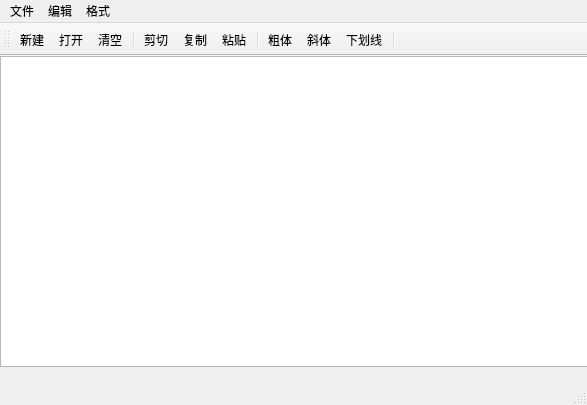
<?xml version="1.0" encoding="UTF-8"?>
<ui version="4.0">
 <class>QWMainWindow</class>
 <widget class="QMainWindow" name="QWMainWindow">
  <property name="geometry">
   <rect>
    <x>0</x>
    <y>0</y>
    <width>587</width>
    <height>405</height>
   </rect>
  </property>
  <property name="windowTitle">
   <string>QWMainWindow</string>
  </property>
  <widget class="QWidget" name="centralWidget">
   <widget class="QTextEdit" name="txtEdit">
    <property name="geometry">
     <rect>
      <x>0</x>
      <y>0</y>
      <width>591</width>
      <height>311</height>
     </rect>
    </property>
   </widget>
  </widget>
  <widget class="QMenuBar" name="menuBar">
   <property name="geometry">
    <rect>
     <x>0</x>
     <y>0</y>
     <width>587</width>
     <height>26</height>
    </rect>
   </property>
   <widget class="QMenu" name="menu">
    <property name="title">
     <string>文件</string>
    </property>
    <addaction name="actNew"/>
    <addaction name="actOpen"/>
    <addaction name="separator"/>
    <addaction name="actClose"/>
   </widget>
   <widget class="QMenu" name="menu_2">
    <property name="title">
     <string>编辑</string>
    </property>
    <addaction name="actCut"/>
    <addaction name="actCopy"/>
    <addaction name="actPaste"/>
    <addaction name="separator"/>
    <addaction name="actClear"/>
   </widget>
   <widget class="QMenu" name="menu_3">
    <property name="title">
     <string>格式</string>
    </property>
    <addaction name="actFontBold"/>
    <addaction name="actFontItalic"/>
    <addaction name="actFontUnderline"/>
    <addaction name="separator"/>
    <addaction name="actToolBarLab"/>
   </widget>
   <addaction name="menu"/>
   <addaction name="menu_2"/>
   <addaction name="menu_3"/>
  </widget>
  <widget class="QToolBar" name="mainToolBar">
   <attribute name="toolBarArea">
    <enum>TopToolBarArea</enum>
   </attribute>
   <attribute name="toolBarBreak">
    <bool>false</bool>
   </attribute>
   <addaction name="actNew"/>
   <addaction name="actOpen"/>
   <addaction name="actClear"/>
   <addaction name="separator"/>
   <addaction name="actCut"/>
   <addaction name="actCopy"/>
   <addaction name="actPaste"/>
   <addaction name="separator"/>
   <addaction name="actFontBold"/>
   <addaction name="actFontItalic"/>
   <addaction name="actFontUnderline"/>
   <addaction name="separator"/>
  </widget>
  <widget class="QStatusBar" name="statusBar"/>
  <action name="actCut">
   <property name="icon">
    <iconset resource="res.qrc">
     <normaloff>:/images/images/cut.bmp</normaloff>:/images/images/cut.bmp</iconset>
   </property>
   <property name="text">
    <string>剪切</string>
   </property>
   <property name="toolTip">
    <string>剪切文本</string>
   </property>
   <property name="shortcut">
    <string>Ctrl+X</string>
   </property>
  </action>
  <action name="actCopy">
   <property name="icon">
    <iconset resource="res.qrc">
     <normaloff>:/images/images/120.bmp</normaloff>:/images/images/120.bmp</iconset>
   </property>
   <property name="text">
    <string>复制</string>
   </property>
   <property name="toolTip">
    <string>复制文本</string>
   </property>
   <property name="shortcut">
    <string>Ctrl+C</string>
   </property>
  </action>
  <action name="actPaste">
   <property name="icon">
    <iconset resource="res.qrc">
     <normaloff>:/images/images/paste.bmp</normaloff>:/images/images/paste.bmp</iconset>
   </property>
   <property name="text">
    <string>粘贴</string>
   </property>
   <property name="toolTip">
    <string>粘贴文本</string>
   </property>
   <property name="shortcut">
    <string>Ctrl+V</string>
   </property>
  </action>
  <action name="actFontBold">
   <property name="checkable">
    <bool>true</bool>
   </property>
   <property name="icon">
    <iconset resource="res.qrc">
     <normaloff>:/images/images/BLD.BMP</normaloff>:/images/images/BLD.BMP</iconset>
   </property>
   <property name="text">
    <string>粗体</string>
   </property>
   <property name="toolTip">
    <string>加粗文本</string>
   </property>
  </action>
  <action name="actFontItalic">
   <property name="checkable">
    <bool>true</bool>
   </property>
   <property name="icon">
    <iconset resource="res.qrc">
     <normaloff>:/images/images/ITL.BMP</normaloff>:/images/images/ITL.BMP</iconset>
   </property>
   <property name="text">
    <string>斜体</string>
   </property>
   <property name="toolTip">
    <string>倾斜文本</string>
   </property>
  </action>
  <action name="actFontUnderline">
   <property name="checkable">
    <bool>true</bool>
   </property>
   <property name="icon">
    <iconset resource="res.qrc">
     <normaloff>:/images/images/WORDUNDR.BMP</normaloff>:/images/images/WORDUNDR.BMP</iconset>
   </property>
   <property name="text">
    <string>下划线</string>
   </property>
   <property name="toolTip">
    <string>下划文本</string>
   </property>
  </action>
  <action name="actClose">
   <property name="icon">
    <iconset resource="res.qrc">
     <normaloff>:/images/images/exit.bmp</normaloff>:/images/images/exit.bmp</iconset>
   </property>
   <property name="text">
    <string>退出</string>
   </property>
   <property name="toolTip">
    <string>退出文本</string>
   </property>
  </action>
  <action name="actOpen">
   <property name="icon">
    <iconset resource="res.qrc">
     <normaloff>:/images/images/open3.bmp</normaloff>:/images/images/open3.bmp</iconset>
   </property>
   <property name="text">
    <string>打开...</string>
   </property>
   <property name="toolTip">
    <string>打开文件</string>
   </property>
   <property name="shortcut">
    <string>Ctrl+O</string>
   </property>
  </action>
  <action name="actClear">
   <property name="icon">
    <iconset resource="res.qrc">
     <normaloff>:/images/images/103.bmp</normaloff>:/images/images/103.bmp</iconset>
   </property>
   <property name="text">
    <string>清空</string>
   </property>
   <property name="toolTip">
    <string>清空内容</string>
   </property>
  </action>
  <action name="actFont">
   <property name="icon">
    <iconset resource="res.qrc">
     <normaloff>:/images/images/20.ico</normaloff>:/images/images/20.ico</iconset>
   </property>
   <property name="text">
    <string>字体...</string>
   </property>
   <property name="toolTip">
    <string>字体设置</string>
   </property>
  </action>
  <action name="actNew">
   <property name="icon">
    <iconset resource="res.qrc">
     <normaloff>:/images/images/new2.bmp</normaloff>:/images/images/new2.bmp</iconset>
   </property>
   <property name="text">
    <string>新建</string>
   </property>
   <property name="toolTip">
    <string>新建文件</string>
   </property>
   <property name="shortcut">
    <string>Ctrl+N</string>
   </property>
  </action>
  <action name="actToolBarLab">
   <property name="checkable">
    <bool>true</bool>
   </property>
   <property name="icon">
    <iconset resource="res.qrc">
     <normaloff>:/images/images/430.bmp</normaloff>:/images/images/430.bmp</iconset>
   </property>
   <property name="text">
    <string>显示工具栏文字标签</string>
   </property>
   <property name="toolTip">
    <string>显示工具栏文字标签</string>
   </property>
  </action>
 </widget>
 <layoutdefault spacing="6" margin="11"/>
 <resources>
  <include location="res.qrc"/>
 </resources>
 <connections>
  <connection>
   <sender>actPaste</sender>
   <signal>triggered()</signal>
   <receiver>txtEdit</receiver>
   <slot>paste()</slot>
   <hints>
    <hint type="sourcelabel">
     <x>-1</x>
     <y>-1</y>
    </hint>
    <hint type="destinationlabel">
     <x>290</x>
     <y>221</y>
    </hint>
   </hints>
  </connection>
  <connection>
   <sender>actCut</sender>
   <signal>triggered()</signal>
   <receiver>txtEdit</receiver>
   <slot>cut()</slot>
   <hints>
    <hint type="sourcelabel">
     <x>-1</x>
     <y>-1</y>
    </hint>
    <hint type="destinationlabel">
     <x>290</x>
     <y>221</y>
    </hint>
   </hints>
  </connection>
  <connection>
   <sender>actCopy</sender>
   <signal>triggered()</signal>
   <receiver>txtEdit</receiver>
   <slot>copy()</slot>
   <hints>
    <hint type="sourcelabel">
     <x>-1</x>
     <y>-1</y>
    </hint>
    <hint type="destinationlabel">
     <x>290</x>
     <y>221</y>
    </hint>
   </hints>
  </connection>
  <connection>
   <sender>actClose</sender>
   <signal>triggered()</signal>
   <receiver>QWMainWindow</receiver>
   <slot>close()</slot>
   <hints>
    <hint type="sourcelabel">
     <x>-1</x>
     <y>-1</y>
    </hint>
    <hint type="destinationlabel">
     <x>293</x>
     <y>202</y>
    </hint>
   </hints>
  </connection>
  <connection>
   <sender>actClear</sender>
   <signal>triggered()</signal>
   <receiver>txtEdit</receiver>
   <slot>clear()</slot>
   <hints>
    <hint type="sourcelabel">
     <x>-1</x>
     <y>-1</y>
    </hint>
    <hint type="destinationlabel">
     <x>290</x>
     <y>221</y>
    </hint>
   </hints>
  </connection>
 </connections>
</ui>
